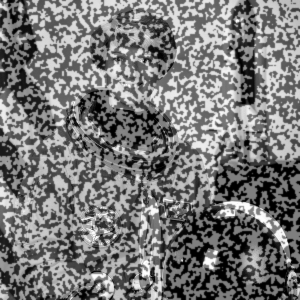
#> input picture getting_started/astronaut0.png, 300 x 300 px, found by its file name
$ python kernel_warping_bias.py
#> lines starting #> are read from the running program, lines starting #| are printed output that depends on the picture
#> in read, returned value is the input picture: shape (300, 300); min 0, max 255, mean 120.2
### src/dictk/image.py
"""Image I/O, grayscale conversion, combination, and inspection utilities."""

import base64
import importlib.resources
from pathlib import Path
from typing import NamedTuple

import imageio.v3 as iio
import numpy as np
from scipy.interpolate import RegularGridInterpolator
from scipy.ndimage import zoom


class PixelCoordinate(NamedTuple):
    """A pixel location in an image's reference frame.

    Attributes:
        x: Horizontal pixel coordinate, increasing left to right.
        y: Vertical pixel coordinate, increasing top to bottom.
    """

    x: int
    y: int


class SubpixelCoordinate(NamedTuple):
    """A sub-pixel location in an image's reference frame.

    Same reference frame as [`PixelCoordinate`](#PixelCoordinate), but
    `x`/`y` are `float`, not `int` -- returned by
    [`dictk.translation.locate_subpixel`](./translation.html#locate_subpixel)
    and [`dictk.grid.locate_subpixel`](./grid.html#locate_subpixel),
    which recover a fractional position via subpixel refinement.
    `PixelCoordinate`'s own `int` fields would silently truncate exactly
    the value those functions exist to preserve.

    Attributes:
        x: Horizontal pixel coordinate, increasing left to right.
        y: Vertical pixel coordinate, increasing top to bottom.
    """

    x: float
    y: float


def subimage(
    *, image: np.ndarray, origin: PixelCoordinate, width: int, height: int
) -> np.ndarray:
    """Extract a width x height crop of `image` with its top-left corner at `origin`.

    `origin` is expressed in `image`'s own pixel reference frame (`image`'s
    top-left corner is `(0, 0)`) and may lie partially or entirely outside
    `image`'s bounds. Wherever the requested region doesn't overlap
    `image`, the corresponding output pixels are zero (black) rather than
    raising an error — so a subimage straddling an edge, or lying
    completely outside `image`, is always a valid, well-shaped result.

    Args:
        image: Source 2D grayscale image array.
        origin: Top-left corner of the region to extract, in `image`'s
            pixel reference frame.
        width: Width of the extracted region in pixels. Must be >= 1.
        height: Height of the extracted region in pixels. Must be >= 1.

    Returns:
        A 2D array of shape (height, width), same dtype as `image`.

    Raises:
        ValueError: If `image` is not 2D, or width or height is less than 1.
    """
    if image.ndim != 2:
        raise ValueError(f"image must be 2D, got shape {image.shape}")
    if width < 1:
        raise ValueError(f"width {width} must be >= 1")
    if height < 1:
        raise ValueError(f"height {height} must be >= 1")

    image_height, image_width = image.shape
    result = np.zeros((height, width), dtype=image.dtype)

    src_x_start = max(origin.x, 0)
    src_y_start = max(origin.y, 0)
    src_x_end = min(origin.x + width, image_width)
    src_y_end = min(origin.y + height, image_height)

    if src_x_start >= src_x_end or src_y_start >= src_y_end:
        return result  # requested region doesn't overlap image at all

    dst_x_start = src_x_start - origin.x
    dst_y_start = src_y_start - origin.y
    dst_x_end = dst_x_start + (src_x_end - src_x_start)
    dst_y_end = dst_y_start + (src_y_end - src_y_start)

    result[dst_y_start:dst_y_end, dst_x_start:dst_x_end] = image[
        src_y_start:src_y_end, src_x_start:src_x_end
    ]
    return result


# [183 lines left out: functions checkerboard, astronaut, is_rgba, rgba_to_gray, combine, brightness and 1 more, not called in this run]


def _backward_map(
    arr: np.ndarray, xs_source: np.ndarray, ys_source: np.ndarray
) -> np.ndarray:
    """Sample `arr` via bilinear interpolation at (xs_source, ys_source).

    Shared by geometric-transform functions (`stretch`, `translate`, ...):
    each computes where every output pixel's source coordinate falls under
    its own inverse transform, then hands the resulting coordinate grids
    here to do the actual sampling. Coordinates outside `arr`'s bounds are
    filled with black (0).

    Args:
        arr: A 2D grayscale image array.
        xs_source: Source x-coordinate for each output pixel, shape (height, width).
        ys_source: Source y-coordinate for each output pixel, shape (height, width).

    Returns:
        A 2D uint8 array, same shape as `arr`.
    """
    height, width = arr.shape
    interpolator = RegularGridInterpolator(
        points=(np.arange(height), np.arange(width)),
        values=arr.astype(np.float64),
        method="linear",
        bounds_error=False,
        fill_value=0.0,
    )
    points = np.stack((ys_source.ravel(), xs_source.ravel()), axis=1)
#> points = 90000 pairs, first value 0 to 299, second value 0 to 293.1
    deformed = interpolator(points).reshape(arr.shape)
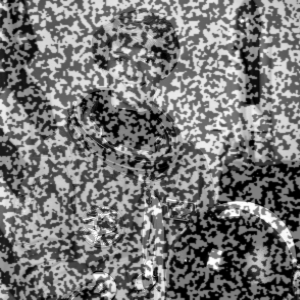
#> deformed: shape (300, 300) float64; min 0, max 254.9, mean 120.2
    return np.clip(deformed, 0, 255).astype(np.uint8)
#> (the rest of the program and of its run is left out)
